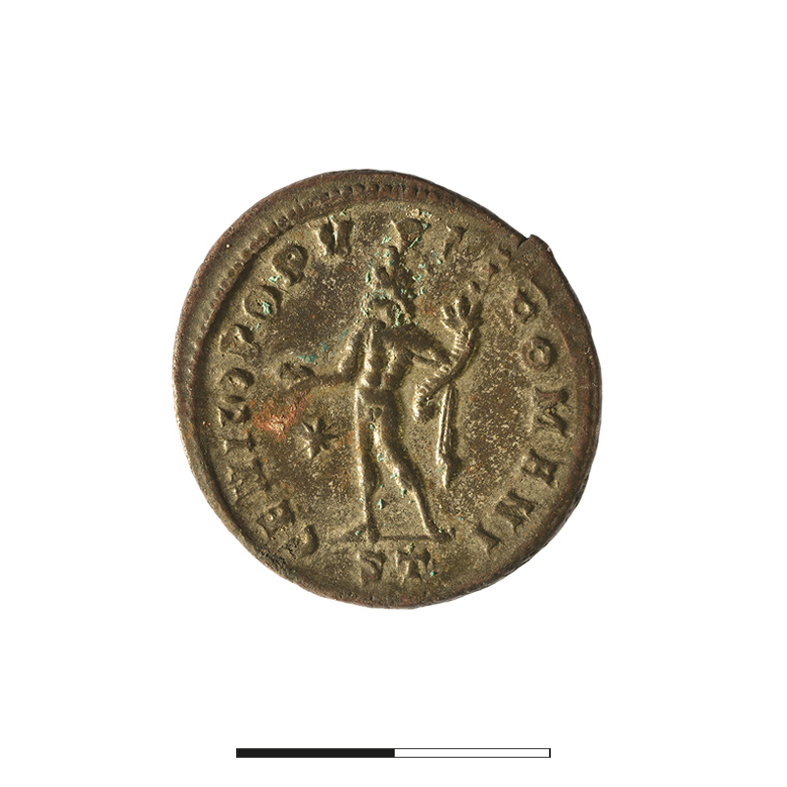
#> input picture data/dataTest1/101 Revers.jpg, 787 x 787 px; its folder holds only this picture in this run
$ python run.py
#> lines starting #> are read from the running program, lines starting #| are printed output that depends on the picture
### core.py
from pathlib import Path
from multiprocessing import Pool,set_start_method

import threading
import time
import os
import shutil
import datetime
from collections.abc import Callable
from typing import List, Tuple


import pandas as pd
import numpy as np
import cv2 as cv

#
try:
   set_start_method('spawn', force=True)
   print("spawned")
except RuntimeError:
   pass


class KeypointDetector():
    """Classe utilisé pour la detection et la desctiption des points d'intérêts
    """
    def __init__(self,
                 folder_path: os.PathLike,
                 use_preprocessing: bool = True,
                 clip_limit: float = 0.002,
                 grid_size: int = 10,
                 h: float = 20,
                 n_octave_layers: int = 7,
                 contrast_threshold: float = 0.02,
                 edge_treshold: float = 100,
                 sift_sigma: float = 1.1,
                 callback: Callable[[int, int], None] = None) -> None:

        self.folder_path = folder_path


        list_path = list(Path(self.folder_path).glob("*.jpg"))
        if not list_path:
            raise Exception("Pas d'image .jpg dans le dossier")

        # pour la reproductibilité entre différents os
        self.all_path = sorted(list_path)


        self.param = {
            "use_preprocessing":use_preprocessing,
            "clip_limit" : clip_limit,
            "grid_size":grid_size,
            "h":h,
            "n_octave_layers":n_octave_layers,
            "contrast_threshold": contrast_threshold,
            "edge_treshold":edge_treshold,
            "sift_sigma":sift_sigma,
        }

        ###### Preprocessing param ########
        self.use_preprocessing = use_preprocessing
        self.h = h
        self.callback = callback

        if use_preprocessing:
            # Si on untilise le prétraitement des données
            # CLAHE : Contrast limited Adaptative Histogram Equalization
            self.clahe = cv.createCLAHE(
                clipLimit=clip_limit, tileGridSize=(grid_size, grid_size))

        ####### Keypoint detection params #######
        self.sift = cv.SIFT_create(nfeatures=0,
                                   nOctaveLayers=n_octave_layers,
                                   contrastThreshold=contrast_threshold,
                                   edgeThreshold=edge_treshold,
                                   sigma=sift_sigma,
                                   )

    def get_img_from_path(self,path_image:str):
        img = cv.imread(path_image, cv.IMREAD_GRAYSCALE)

        height, _ = img.shape[:2]

        # On enlève la partie basse des images
        new_height = height - 100
        img = img[:new_height, :]

        return img

    def get_kp_desc_from_image(self, path: str) -> Tuple[list, np.ndarray]:
        img = self.get_img_from_path(path)

        if self.use_preprocessing:
            img_hist = self.clahe.apply(img)
            img = cv.fastNlMeansDenoising(img_hist, None, self.h)

        kp1, des = self.sift.detectAndCompute(img, None)
        only_points = [kp.pt for kp in kp1]

        return only_points, des

    def get_kp_des_from_folder(self) -> Tuple[list, list]:
        # get all path of images

        N = len(self.all_path)

        kp_des_list = []

        for id in range(N):
            path = str(self.all_path[id])
            pt, des = self.get_kp_desc_from_image(path)
#> in get_img_from_path, `img = cv.imread(path_image, cv.IMREAD_GRAYSCALE)`:
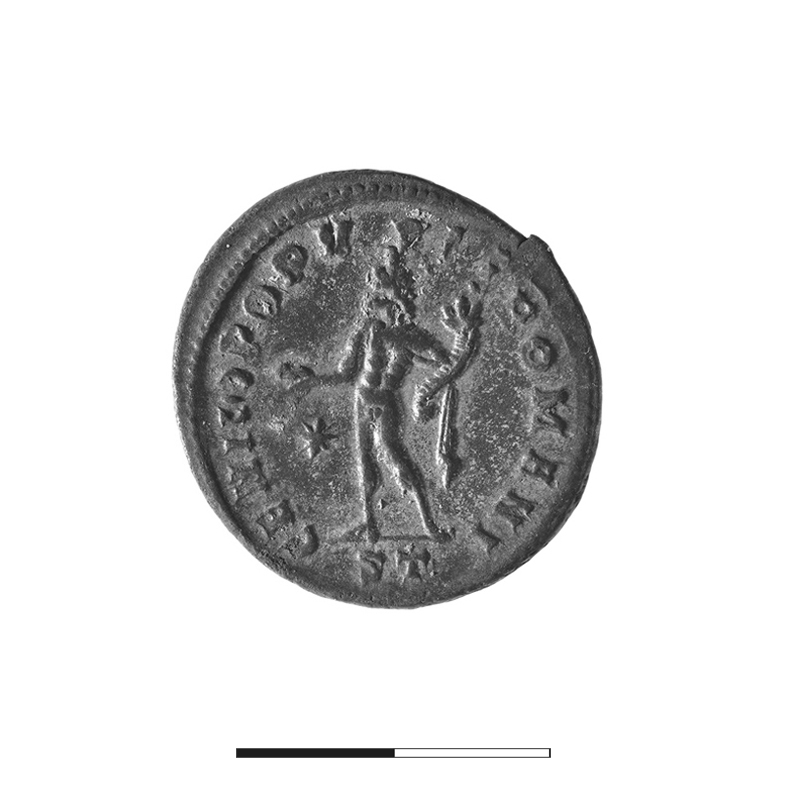
#> img: shape (787, 787); min 13, max 255, mean 217.7
#> in get_img_from_path, `img = img[:new_height, :]`:
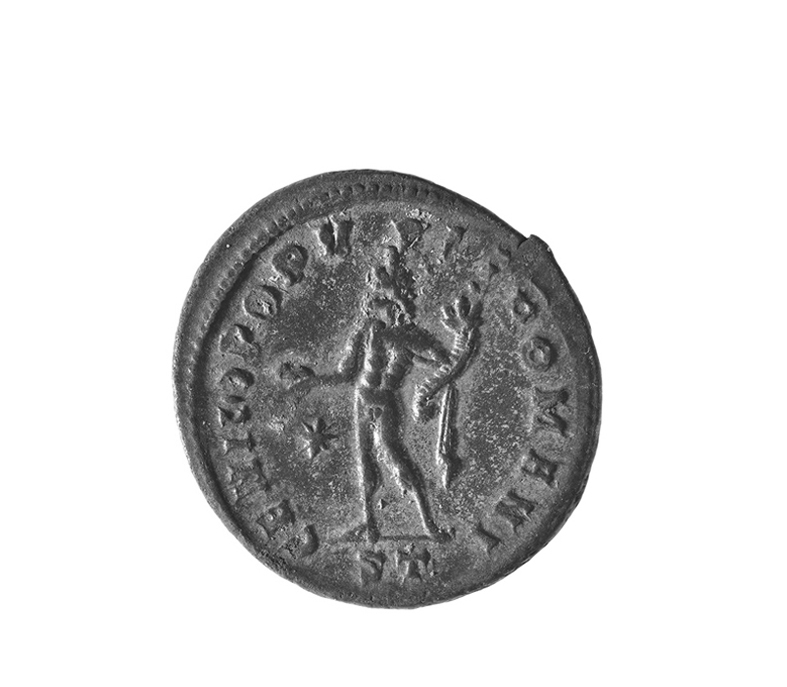
#> img: shape (687, 787); min 13, max 255, mean 213
#> in get_kp_desc_from_image, `kp1, des = self.sift.detectAndCompute(img, None)`: kp1 = 3740 keypoints; strongest (x, y, size): (427, 398, 1.4), (274, 277, 1.7), (293, 256, 2.8), (444, 439, 2.2)
#> in get_kp_desc_from_image, `only_points = [kp.pt for kp in kp1]`: only_points = 3740 pairs, first value 145.7 to 616.2, second value 153.3 to 623.5
#> pt has the same summary as only_points in get_kp_desc_from_image
            kp_des_list.append([pt, des])

            # callback pour afficher la progression
            if self.callback is not None:
                self.callback(id, N)


        self.kp_des_list = kp_des_list
#> self.kp_des_list = 1 item

        return kp_des_list, self.all_path


class imagesMatcher():

    def __init__(self,
                 kp_des_list: List[list]=None,
                 N : np.ndarray=None,
                 Hm : np.ndarray=None,
                 n_processes: int = 1,
                 ratio: float = 0.99,
                 ransac_reproj_treshold: float = 3,
                 max_iter_ransac: int = 10_000_000,
                 ransac_confidence: float = 0.95,
                 callback: Callable[[int, str], None] = None) -> None:


        # vérifie que la classe est bien initialisée
        # soit par des kp soit par les matrices
        if (N is None and Hm is None) and kp_des_list is None:
            # erreur d'initialisation
            raise Exception("Initialiser ImageMatcher avec la liste de kp ou avec les matrices N et Hm")


        self.kp_des_list = kp_des_list
        self.n_processes = n_processes
        self.ratio = ratio
        self.ransac_reproj_treshold = ransac_reproj_treshold
        self.max_iter_ransac = max_iter_ransac
        self.callback = callback
        self.ransac_confidence = ransac_confidence

        if kp_des_list is not None : self.nb_images = len(kp_des_list)
        else: self.nb_images,_ = np.shape(N)

        # dict param to save
        self.param = {
            "ratio":ratio,
            "ransac_reproj_treshold":ransac_reproj_treshold,
            "max_iter_ransac":max_iter_ransac,
            "ransac_confidence":ransac_confidence,
        }

        self.Hm =Hm
        self.N = N

        self.sub_folder_path = Path.cwd() / 'monitoring'

    # [59 lines left out: function _get_row_matches, not called in this run]

    def observateur(self):
        total = self.nb_images*(self.nb_images-1)/2
        last_progress = 0
        t0 = time.time()
        if not os.path.exists(self.sub_folder_path):
            os.makedirs(self.sub_folder_path)

        while not self.exit_event.is_set():
            # créer le dossier si il n'existe pas

            files_in_folder = os.listdir(self.sub_folder_path)
            sum_of_process_ids = 0

            # on fait la somme de tous les ids de ligne
            for file_name in files_in_folder:
                if file_name.startswith("process_") and file_name.endswith(".txt"):
                    process_id = int(file_name.split("_")[1].split(".")[0])
                    sum_of_process_ids += process_id

            # on calcule la progression totale
            progress = sum_of_process_ids/total
            if progress != 0:
                dtOveravancement = ((time.time()-t0))/progress
            else:
                dtOveravancement = 0

            if progress != last_progress:
                progression = progress*100
                remainingTime = str(datetime.timedelta(
                    seconds=int((1-progress)*dtOveravancement)))
                if self.callback is not None:
                    self.callback(progression, remainingTime)
                last_progress = progress
            time.sleep(5)

    def get_N_and_H(self,):

        # Event utilisé pour sortir du thread observateur
        self.exit_event = threading.Event()

        # Lancement de l'observateur
        observateur = threading.Thread(target=self.observateur, args=())
        observateur.start()

        # arguments à passer aux fonctions
        args = [(idx, self.kp_des_list, self.ratio, self.ransac_reproj_treshold, self.max_iter_ransac, self.ransac_confidence, self.sub_folder_path)
                for idx in range(1, self.nb_images)]

        # multiprocessing par ligne des matrices N et H
        func = imagesMatcher._get_row_matches
        with Pool(processes=self.n_processes) as pool:
            list_of_line_of_D_and_H = pool.starmap(func, args)

        # To close the thread from the main thread
        self.exit_event.set()
        observateur.join()

        shutil.rmtree(self.sub_folder_path)

        # reconstruction de la matrice
        rows_of_D = [resIter[0] for resIter in list_of_line_of_D_and_H]

        N = np.empty((self.nb_images, self.nb_images))
        N[:] = np.NaN
        for idx1 in range(1, self.nb_images):
            for idx2 in range(idx1):
                N[idx1, idx2] = rows_of_D[idx1-1][idx2]


        rows_of_H = [resIter[1] for resIter in list_of_line_of_D_and_H]
        Hm = np.zeros((self.nb_images, self.nb_images, 2, 3))
        for idx1 in range(1, self.nb_images):
            for idx2 in range(idx1):
                Hm[idx1, idx2] = rows_of_H[idx1-1][idx2]

        self.N = N
        self.Hm = Hm

        return N, Hm

    # [109 lines left out: functions get_matching_mask, get_draw_match_image_by_id, get_draw_match_image_by_rank, not called in this run]


def saveToCsv(folderPath, nameList: list, D: np.ndarray):
    output_filename = 'results.csv'

    n = len(nameList)
    # Create a list to store distances and their corresponding pairs
    distance_pairs = []
    for i in range(n):
        for j in range(i):
            if not np.isnan(D[i, j]):
                distance_pairs.append((nameList[i].name, nameList[j].name, int(D[i, j])))

    # Sort the distance_pairs by distance in descending order
    distance_pairs.sort(key=lambda x: x[2], reverse=True)

    # Create a DataFrame
    df = pd.DataFrame(distance_pairs, columns=[
                      'coin 1', 'coin 2', 'number of matches'])

    # Write to CSV
    finalPath = Path(folderPath, output_filename)
    df.to_csv(finalPath, index=False, sep=';')


# [89 lines left out: functions getSliderImg, getOrderedLinks, is_data_available, get_saved_data, _getImageCompose, _getCenter, not called in this run]

### run.py
#### exemple de script pour lancer le calcul ####
from pathlib import Path
import numpy as np

from core import KeypointDetector,imagesMatcher,saveToCsv


## fonction pour afficher la progression
def callback_detector(current:int,total:str)->None:
    print(f" {current}/{total}")

def callback_matcher(progress:int,time:str)->None:
    print(f" {progress:.2f}% temps restant : {time}")


## clause pour éviter de lancer récursivement une chaine de processus
if __name__ == "__main__":

    # chemin du dossier avec les images
    path = "./numisma/data/dataTest1"

    ## prétraitement des données
    print("preprocessing ...")
    detector = KeypointDetector(folder_path=path,callback=callback_detector) ## avec les paramètres de base
    kp_and_des,list_of_names = detector.get_kp_des_from_folder()
#> kp_and_des = 1 item; list_of_names = 1 item


    print("start matching ...")
    matcher = imagesMatcher(kp_and_des,callback=callback_matcher,n_processes=1) # avec les paramètres de base
#> in __init__, `if kp_des_list is not None : self.nb_images = len(kp_des_list)`: self.nb_images = 1


    # lancement du calcul
    N,Hm = matcher.get_N_and_H()
#> in get_N_and_H, `args = [(idx, self.kp_des_list, self.ratio, self.ransac_reproj_treshol..`: args = []
#> after the loop in get_N_and_H, `for idx1 in range(1, self.nb_images):`: N = [nan]
#> in get_N_and_H, `rows_of_H = [resIter[1] for resIter in list_of_line_of_D_and_H]`: rows_of_H = []
#> in get_N_and_H, `self.N = N`: self.N = [nan]
#> N = [nan]


    print("enregistrement des données")
    # enregistrement des resultats
    np.save(Path(path,"N.npy"),N)
    np.save(Path(path,"Hm.npy"),Hm)
    np.save(Path(path) / "detector_param.npy",detector.param,allow_pickle=True)
    np.save(Path(path) / "matcher_param.npy",matcher.param,allow_pickle=True)


    #enregistrement csv
    saveToCsv(path,detector.all_path,N)
#> after the loop in saveToCsv, `for i in range(n):`: distance_pairs = []
#> in saveToCsv, `df = pd.DataFrame(distance_pairs, columns=[ 'coin 1', 'coin 2', 'numbe..`: df = table of 0 rows and 3 columns


    print("fin du calcul")

$ run again, on data/dataTest1/15953 Revers.jpg
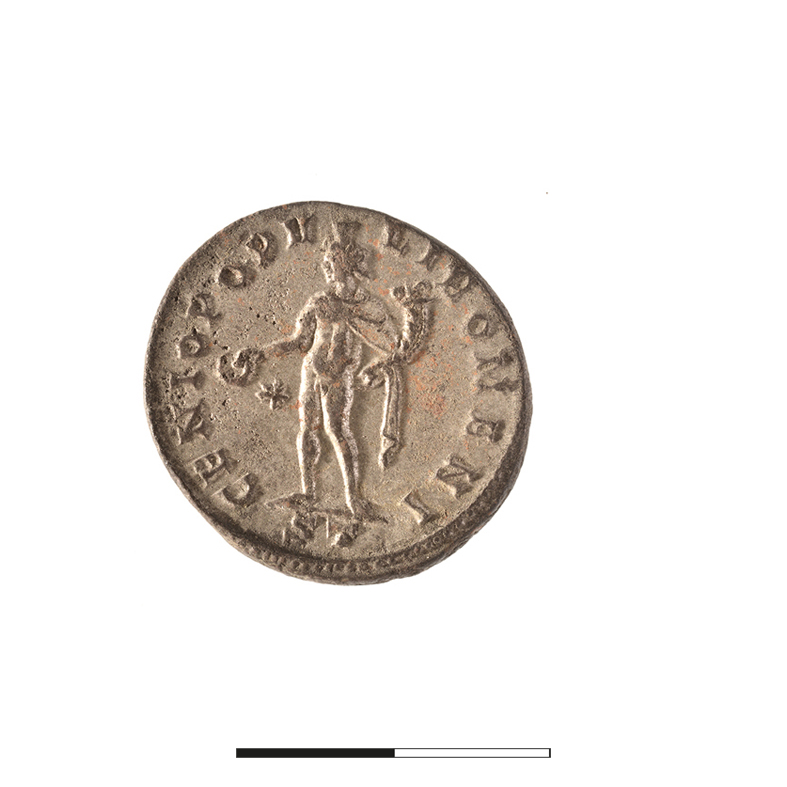
#> input picture data/dataTest1/15953 Revers.jpg, 787 x 787 px
#> in get_img_from_path, `img = cv.imread(path_image, cv.IMREAD_GRAYSCALE)`:
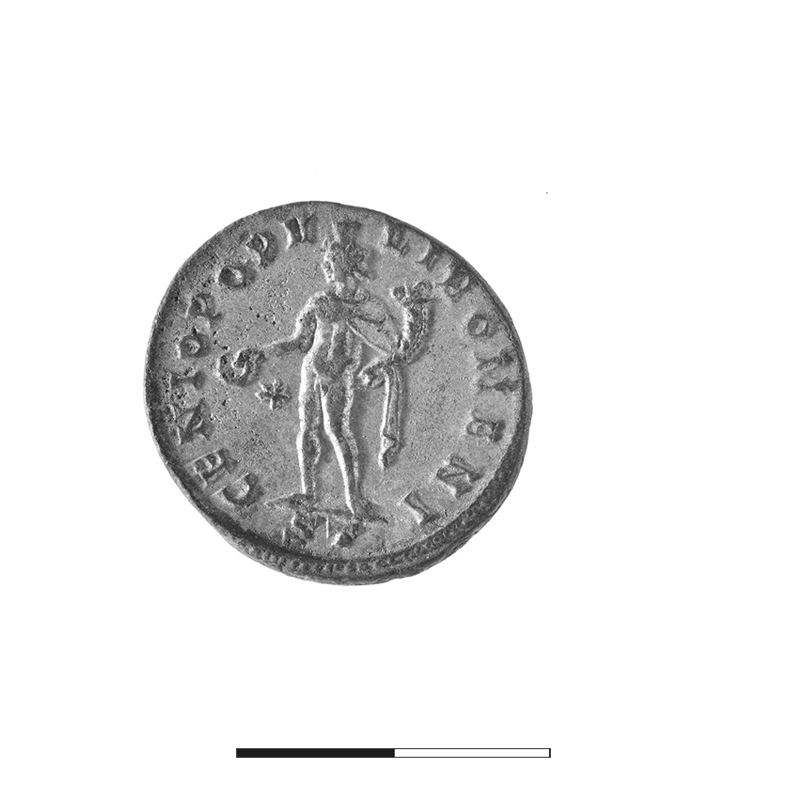
#> img: shape (787, 787); min 9, max 255, mean 231.6
#> in get_img_from_path, `img = img[:new_height, :]`:
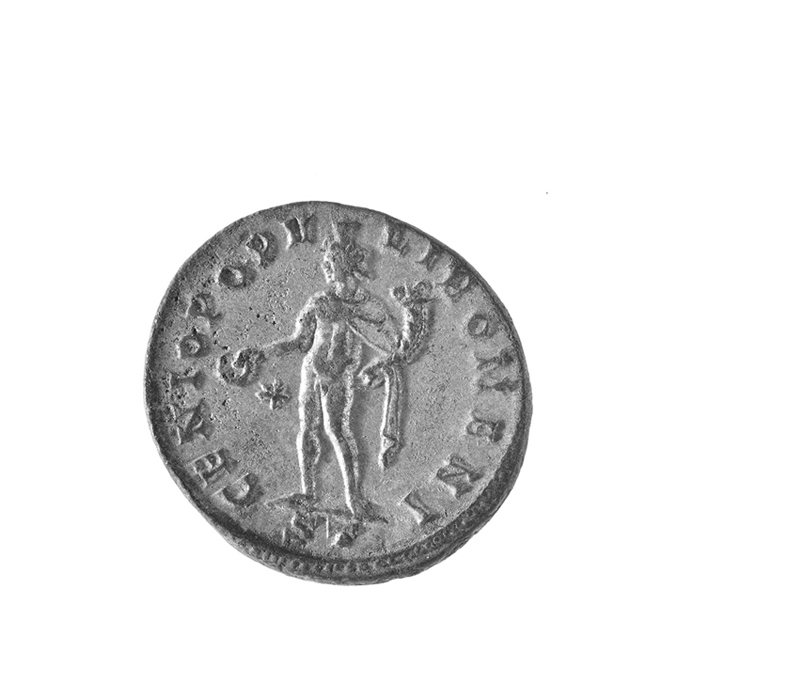
#> img: shape (687, 787); min 9, max 255, mean 229
#> kp1 = 3097 keypoints; strongest (x, y, size): (265, 244, 3.1), (235, 363, 1.4), (301, 320, 1.7), (197, 330, 1.7)
#> only_points = 3097 pairs, first value 113.8 to 559, second value 174.6 to 599.9
#> pt has the same summary as only_points in get_kp_desc_from_image
#> self.kp_des_list = 1 item
#> self.nb_images = 1
#> args = []
#> after the loop in get_N_and_H, `for idx1 in range(1, self.nb_images):`: N = [nan]
#> rows_of_H = []
#> self.N = [nan]
#> after the loop in saveToCsv, `for i in range(n):`: distance_pairs = []
#> df = table of 0 rows and 3 columns
